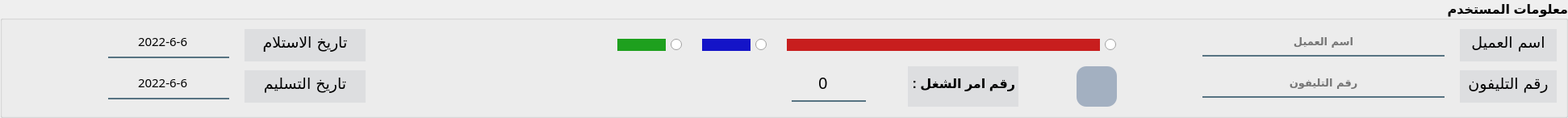
        <widget class="QGroupBox" name="groupBox_2">
         <property name="font">
          <font>
           <pointsize>12</pointsize>
           <weight>75</weight>
           <bold>true</bold>
          </font>
         </property>
         <property name="title">
          <string>معلومات المستخدم</string>
         </property>
         <property name="alignment">
          <set>Qt::AlignRight|Qt::AlignTrailing|Qt::AlignVCenter</set>
         </property>
         <layout class="QGridLayout" name="gridLayout_3">
          <item row="1" column="8">
           <spacer name="horizontalSpacer_39">
            <property name="orientation">
             <enum>Qt::Horizontal</enum>
            </property>
            <property name="sizeHint" stdset="0">
             <size>
              <width>40</width>
              <height>20</height>
             </size>
            </property>
           </spacer>
          </item>
          <item row="1" column="10">
           <spacer name="horizontalSpacer_30">
            <property name="orientation">
             <enum>Qt::Horizontal</enum>
            </property>
            <property name="sizeHint" stdset="0">
             <size>
              <width>60</width>
              <height>20</height>
             </size>
            </property>
           </spacer>
          </item>
          <item row="1" column="7">
           <widget class="QSpinBox" name="order_ID">
            <property name="minimumSize">
             <size>
              <width>80</width>
              <height>0</height>
             </size>
            </property>
            <property name="font">
             <font>
              <family>Acumin Pro</family>
              <pointsize>15</pointsize>
              <weight>50</weight>
              <italic>false</italic>
              <bold>false</bold>
             </font>
            </property>
            <property name="styleSheet">
             <string notr="true">background-color:rgba(0, 0, 0, 0);
border:none;
border-bottom:2px solid rgba(46, 82, 101, 200);
font: 15pt &quot;Acumin Pro&quot;;
padding-bottom:7px;</string>
            </property>
            <property name="alignment">
             <set>Qt::AlignCenter</set>
            </property>
            <property name="maximum">
             <number>999999999</number>
            </property>
           </widget>
          </item>
          <item row="0" column="0">
           <layout class="QHBoxLayout" name="horizontalLayout_7">
            <item>
             <spacer name="horizontalSpacer_7">
              <property name="orientation">
               <enum>Qt::Horizontal</enum>
              </property>
              <property name="sizeType">
               <enum>QSizePolicy::Fixed</enum>
              </property>
              <property name="sizeHint" stdset="0">
               <size>
                <width>120</width>
                <height>20</height>
               </size>
              </property>
             </spacer>
            </item>
            <item>
             <widget class="QDateEdit" name="recived_date_lin">
              <property name="minimumSize">
               <size>
                <width>150</width>
                <height>0</height>
               </size>
              </property>
              <property name="font">
               <font>
                <family>Acumin Pro</family>
                <pointsize>11</pointsize>
                <weight>50</weight>
                <italic>false</italic>
                <bold>false</bold>
               </font>
              </property>
              <property name="styleSheet">
               <string notr="true">background-color:rgba(0, 0, 0, 0);
border:none;
border-bottom:2px solid rgba(46, 82, 101, 200);
font: 11pt &quot;Acumin Pro&quot;;
padding-bottom:7px;</string>
              </property>
              <property name="alignment">
               <set>Qt::AlignCenter</set>
              </property>
              <property name="dateTime">
               <datetime>
                <hour>0</hour>
                <minute>0</minute>
                <second>0</second>
                <year>2022</year>
                <month>6</month>
                <day>6</day>
               </datetime>
              </property>
              <property name="displayFormat">
               <string>yyyy-M-d</string>
              </property>
             </widget>
            </item>
            <item>
             <spacer name="horizontalSpacer_17">
              <property name="orientation">
               <enum>Qt::Horizontal</enum>
              </property>
              <property name="sizeType">
               <enum>QSizePolicy::Fixed</enum>
              </property>
              <property name="sizeHint" stdset="0">
               <size>
                <width>13</width>
                <height>20</height>
               </size>
              </property>
             </spacer>
            </item>
            <item>
             <widget class="QLabel" name="label_5">
              <property name="minimumSize">
               <size>
                <width>150</width>
                <height>40</height>
               </size>
              </property>
              <property name="font">
               <font>
                <family>Acumin Pro</family>
                <pointsize>14</pointsize>
                <weight>50</weight>
                <italic>false</italic>
                <bold>false</bold>
               </font>
              </property>
              <property name="styleSheet">
               <string notr="true">background-color:rgba(48, 62, 84, 20);

border:none;
font: 14pt &quot;Acumin Pro&quot;;
padding-bottom:7px;</string>
              </property>
              <property name="text">
               <string>تاريخ الاستلام</string>
              </property>
              <property name="alignment">
               <set>Qt::AlignCenter</set>
              </property>
             </widget>
            </item>
           </layout>
          </item>
          <item row="0" column="1">
           <spacer name="horizontalSpacer_10">
            <property name="orientation">
             <enum>Qt::Horizontal</enum>
            </property>
            <property name="sizeType">
             <enum>QSizePolicy::Fixed</enum>
            </property>
            <property name="sizeHint" stdset="0">
             <size>
              <width>300</width>
              <height>20</height>
             </size>
            </property>
           </spacer>
          </item>
          <item row="1" column="11">
           <widget class="QPushButton" name="search_btn">
            <property name="minimumSize">
             <size>
              <width>50</width>
              <height>50</height>
             </size>
            </property>
            <property name="maximumSize">
             <size>
              <width>16777215</width>
              <height>16777215</height>
             </size>
            </property>
            <property name="styleSheet">
             <string notr="true">font: 11pt &quot;Acumin Pro&quot;;
color: rgb(255, 255, 255);
background-color: rgb(50, 85, 127,100);

 border-radius: 12px;
</string>
            </property>
            <property name="text">
             <string/>
            </property>
            <property name="icon">
             <iconset resource="app_resources.qrc">
              <normaloff>:/icons/icons/icons8-search-50.png</normaloff>:/icons/icons/icons8-search-50.png</iconset>
            </property>
            <property name="iconSize">
             <size>
              <width>30</width>
              <height>30</height>
             </size>
            </property>
           </widget>
          </item>
          <item row="1" column="12">
           <spacer name="horizontalSpacer_23">
            <property name="orientation">
             <enum>Qt::Horizontal</enum>
            </property>
            <property name="sizeType">
             <enum>QSizePolicy::Preferred</enum>
            </property>
            <property name="sizeHint" stdset="0">
             <size>
              <width>13</width>
              <height>20</height>
             </size>
            </property>
           </spacer>
          </item>
          <item row="1" column="0">
           <layout class="QHBoxLayout" name="horizontalLayout_8">
            <item>
             <spacer name="horizontalSpacer_18">
              <property name="orientation">
               <enum>Qt::Horizontal</enum>
              </property>
              <property name="sizeType">
               <enum>QSizePolicy::Fixed</enum>
              </property>
              <property name="sizeHint" stdset="0">
               <size>
                <width>120</width>
                <height>20</height>
               </size>
              </property>
             </spacer>
            </item>
            <item>
             <widget class="QDateEdit" name="post_date_lin">
              <property name="minimumSize">
               <size>
                <width>150</width>
                <height>0</height>
               </size>
              </property>
              <property name="font">
               <font>
                <family>Acumin Pro</family>
                <pointsize>11</pointsize>
                <weight>50</weight>
                <italic>false</italic>
                <bold>false</bold>
               </font>
              </property>
              <property name="styleSheet">
               <string notr="true">background-color:rgba(0, 0, 0, 0);
border:none;
border-bottom:2px solid rgba(46, 82, 101, 200);
font: 11pt &quot;Acumin Pro&quot;;
padding-bottom:7px;</string>
              </property>
              <property name="alignment">
               <set>Qt::AlignCenter</set>
              </property>
              <property name="dateTime">
               <datetime>
                <hour>0</hour>
                <minute>0</minute>
                <second>0</second>
                <year>2022</year>
                <month>6</month>
                <day>6</day>
               </datetime>
              </property>
              <property name="displayFormat">
               <string>yyyy-M-d</string>
              </property>
             </widget>
            </item>
            <item>
             <spacer name="horizontalSpacer_9">
              <property name="orientation">
               <enum>Qt::Horizontal</enum>
              </property>
              <property name="sizeType">
               <enum>QSizePolicy::Fixed</enum>
              </property>
              <property name="sizeHint" stdset="0">
               <size>
                <width>13</width>
                <height>20</height>
               </size>
              </property>
             </spacer>
            </item>
            <item>
             <widget class="QLabel" name="label_14">
              <property name="minimumSize">
               <size>
                <width>120</width>
                <height>40</height>
               </size>
              </property>
              <property name="maximumSize">
               <size>
                <width>16777215</width>
                <height>40</height>
               </size>
              </property>
              <property name="font">
               <font>
                <family>Acumin Pro</family>
                <pointsize>14</pointsize>
                <weight>50</weight>
                <italic>false</italic>
                <bold>false</bold>
               </font>
              </property>
              <property name="styleSheet">
               <string notr="true">background-color:rgba(48, 62, 84, 20);

border:none;
font: 14pt &quot;Acumin Pro&quot;;
padding-bottom:7px;</string>
              </property>
              <property name="text">
               <string>تاريخ التسليم</string>
              </property>
              <property name="alignment">
               <set>Qt::AlignCenter</set>
              </property>
             </widget>
            </item>
           </layout>
          </item>
          <item row="0" column="13">
           <widget class="QLineEdit" name="username_lin_3">
            <property name="minimumSize">
             <size>
              <width>300</width>
              <height>0</height>
             </size>
            </property>
            <property name="maximumSize">
             <size>
              <width>500</width>
              <height>16777215</height>
             </size>
            </property>
            <property name="font">
             <font>
              <family>Acumin Pro</family>
              <pointsize>10</pointsize>
             </font>
            </property>
            <property name="layoutDirection">
             <enum>Qt::LeftToRight</enum>
            </property>
            <property name="styleSheet">
             <string notr="true">background-color:rgba(0, 0, 0, 0);
border:none;
border-bottom:2px solid rgba(46, 82, 101, 200);

padding-bottom:7px;</string>
            </property>
            <property name="alignment">
             <set>Qt::AlignCenter</set>
            </property>
            <property name="placeholderText">
             <string>اسم العميل</string>
            </property>
           </widget>
          </item>
          <item row="0" column="15">
           <widget class="QLabel" name="label_3">
            <property name="minimumSize">
             <size>
              <width>120</width>
              <height>40</height>
             </size>
            </property>
            <property name="font">
             <font>
              <family>Acumin Pro</family>
              <pointsize>14</pointsize>
              <weight>50</weight>
              <italic>false</italic>
              <bold>false</bold>
             </font>
            </property>
            <property name="styleSheet">
             <string notr="true">background-color:rgba(48, 62, 84, 20);

border:none;
font: 14pt &quot;Acumin Pro&quot;;
padding-bottom:7px;</string>
            </property>
            <property name="text">
             <string>اسم العميل</string>
            </property>
            <property name="alignment">
             <set>Qt::AlignCenter</set>
            </property>
           </widget>
          </item>
          <item row="0" column="14">
           <spacer name="horizontalSpacer_3">
            <property name="orientation">
             <enum>Qt::Horizontal</enum>
            </property>
            <property name="sizeType">
             <enum>QSizePolicy::Fixed</enum>
            </property>
            <property name="sizeHint" stdset="0">
             <size>
              <width>13</width>
              <height>20</height>
             </size>
            </property>
           </spacer>
          </item>
          <item row="1" column="14">
           <spacer name="horizontalSpacer_11">
            <property name="orientation">
             <enum>Qt::Horizontal</enum>
            </property>
            <property name="sizeType">
             <enum>QSizePolicy::Fixed</enum>
            </property>
            <property name="sizeHint" stdset="0">
             <size>
              <width>13</width>
              <height>20</height>
             </size>
            </property>
           </spacer>
          </item>
          <item row="1" column="15">
           <widget class="QLabel" name="label_16">
            <property name="maximumSize">
             <size>
              <width>16777215</width>
              <height>40</height>
             </size>
            </property>
            <property name="font">
             <font>
              <family>Acumin Pro</family>
              <pointsize>14</pointsize>
              <weight>50</weight>
              <italic>false</italic>
              <bold>false</bold>
             </font>
            </property>
            <property name="styleSheet">
             <string notr="true">background-color:rgba(48, 62, 84, 20);

border:none;
font: 14pt &quot;Acumin Pro&quot;;
padding-bottom:7px;</string>
            </property>
            <property name="text">
             <string>رقم التليفون</string>
            </property>
            <property name="alignment">
             <set>Qt::AlignCenter</set>
            </property>
           </widget>
          </item>
          <item row="1" column="13">
           <widget class="QLineEdit" name="phone_number_lin">
            <property name="minimumSize">
             <size>
              <width>300</width>
              <height>0</height>
             </size>
            </property>
            <property name="maximumSize">
             <size>
              <width>500</width>
              <height>16777215</height>
             </size>
            </property>
            <property name="font">
             <font>
              <family>Acumin Pro</family>
              <pointsize>10</pointsize>
             </font>
            </property>
            <property name="layoutDirection">
             <enum>Qt::LeftToRight</enum>
            </property>
            <property name="styleSheet">
             <string notr="true">background-color:rgba(0, 0, 0, 0);
border:none;
border-bottom:2px solid rgba(46, 82, 101, 200);

padding-bottom:7px;</string>
            </property>
            <property name="alignment">
             <set>Qt::AlignCenter</set>
            </property>
            <property name="placeholderText">
             <string>رقم التليفون</string>
            </property>
           </widget>
          </item>
          <item row="0" column="4">
           <layout class="QHBoxLayout" name="horizontalLayout_2">
            <item>
             <widget class="QLabel" name="label_12">
              <property name="minimumSize">
               <size>
                <width>60</width>
                <height>15</height>
               </size>
              </property>
              <property name="maximumSize">
               <size>
                <width>16777215</width>
                <height>15</height>
               </size>
              </property>
              <property name="styleSheet">
               <string notr="true">background-color: rgb(20, 20, 200);</string>
              </property>
              <property name="text">
               <string/>
              </property>
             </widget>
            </item>
            <item>
             <widget class="QRadioButton" name="blueRadioButton">
              <property name="maximumSize">
               <size>
                <width>15</width>
                <height>16777215</height>
               </size>
              </property>
              <property name="text">
               <string/>
              </property>
             </widget>
            </item>
           </layout>
          </item>
          <item row="0" column="5">
           <spacer name="horizontalSpacer_2">
            <property name="orientation">
             <enum>Qt::Horizontal</enum>
            </property>
            <property name="sizeType">
             <enum>QSizePolicy::Fixed</enum>
            </property>
            <property name="sizeHint" stdset="0">
             <size>
              <width>13</width>
              <height>20</height>
             </size>
            </property>
           </spacer>
          </item>
          <item row="0" column="3">
           <spacer name="horizontalSpacer">
            <property name="orientation">
             <enum>Qt::Horizontal</enum>
            </property>
            <property name="sizeType">
             <enum>QSizePolicy::Fixed</enum>
            </property>
            <property name="sizeHint" stdset="0">
             <size>
              <width>13</width>
              <height>20</height>
             </size>
            </property>
           </spacer>
          </item>
          <item row="0" column="2">
           <layout class="QHBoxLayout" name="horizontalLayout_4">
            <item>
             <widget class="QLabel" name="gg">
              <property name="minimumSize">
               <size>
                <width>60</width>
                <height>15</height>
               </size>
              </property>
              <property name="maximumSize">
               <size>
                <width>16777215</width>
                <height>15</height>
               </size>
              </property>
              <property name="styleSheet">
               <string notr="true">background-color: rgb(30,  160, 30);</string>
              </property>
              <property name="text">
               <string/>
              </property>
             </widget>
            </item>
            <item>
             <widget class="QRadioButton" name="greenRadioButton">
              <property name="maximumSize">
               <size>
                <width>15</width>
                <height>16777215</height>
               </size>
              </property>
              <property name="text">
               <string/>
              </property>
             </widget>
            </item>
           </layout>
          </item>
          <item row="1" column="9">
           <widget class="QLabel" name="label_6">
            <property name="styleSheet">
             <string notr="true">background-color:rgba(48, 62, 84, 20);

border:none;
font: 14pt &quot;Acumin Pro&quot;;
padding-bottom:7px;</string>
            </property>
            <property name="text">
             <string>رقم امر الشغل :</string>
            </property>
           </widget>
          </item>
          <item row="0" column="12">
           <spacer name="horizontalSpacer_21">
            <property name="orientation">
             <enum>Qt::Horizontal</enum>
            </property>
            <property name="sizeType">
             <enum>QSizePolicy::Fixed</enum>
            </property>
            <property name="sizeHint" stdset="0">
             <size>
              <width>100</width>
              <height>20</height>
             </size>
            </property>
           </spacer>
          </item>
          <item row="1" column="1" colspan="6">
           <spacer name="horizontalSpacer_6">
            <property name="orientation">
             <enum>Qt::Horizontal</enum>
            </property>
            <property name="sizeHint" stdset="0">
             <size>
              <width>368</width>
              <height>20</height>
             </size>
            </property>
           </spacer>
          </item>
          <item row="0" column="6" colspan="6">
           <layout class="QHBoxLayout" name="horizontalLayout_3">
            <item>
             <widget class="QLabel" name="label_13">
              <property name="minimumSize">
               <size>
                <width>60</width>
                <height>15</height>
               </size>
              </property>
              <property name="maximumSize">
               <size>
                <width>16777215</width>
                <height>15</height>
               </size>
              </property>
              <property name="styleSheet">
               <string notr="true">background-color: rgb(200, 30, 30);</string>
              </property>
              <property name="text">
               <string/>
              </property>
             </widget>
            </item>
            <item>
             <widget class="QRadioButton" name="redRadioButton">
              <property name="maximumSize">
               <size>
                <width>15</width>
                <height>16777215</height>
               </size>
              </property>
              <property name="text">
               <string/>
              </property>
             </widget>
            </item>
           </layout>
          </item>
         </layout>
        </widget>
